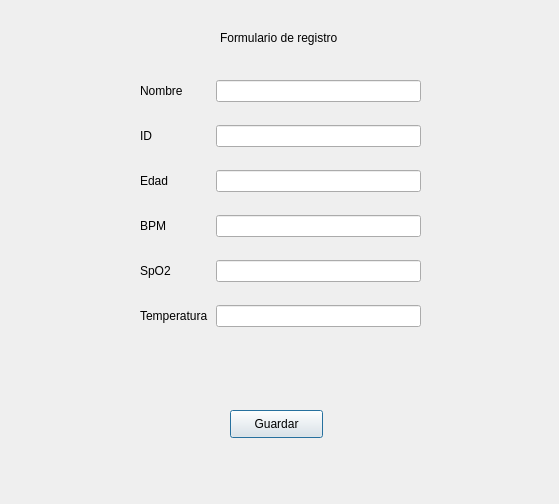
<?xml version="1.0" encoding="UTF-8"?>
<ui version="4.0">
 <class>Dialog</class>
 <widget class="QDialog" name="Dialog">
  <property name="geometry">
   <rect>
    <x>0</x>
    <y>0</y>
    <width>559</width>
    <height>504</height>
   </rect>
  </property>
  <property name="windowTitle">
   <string>Dialog</string>
  </property>
  <widget class="QWidget" name="formLayoutWidget">
   <property name="geometry">
    <rect>
     <x>140</x>
     <y>80</y>
     <width>281</width>
     <height>291</height>
    </rect>
   </property>
   <layout class="QFormLayout" name="formLayout">
    <property name="sizeConstraint">
     <enum>QLayout::SetDefaultConstraint</enum>
    </property>
    <property name="fieldGrowthPolicy">
     <enum>QFormLayout::ExpandingFieldsGrow</enum>
    </property>
    <property name="rowWrapPolicy">
     <enum>QFormLayout::DontWrapRows</enum>
    </property>
    <property name="horizontalSpacing">
     <number>8</number>
    </property>
    <property name="verticalSpacing">
     <number>23</number>
    </property>
    <property name="rightMargin">
     <number>0</number>
    </property>
    <item row="0" column="0">
     <widget class="QLabel" name="Nombre">
      <property name="text">
       <string>Nombre</string>
      </property>
     </widget>
    </item>
    <item row="0" column="1">
     <widget class="QLineEdit" name="campoNombre"/>
    </item>
    <item row="1" column="0">
     <widget class="QLabel" name="iDLabel">
      <property name="text">
       <string>ID</string>
      </property>
     </widget>
    </item>
    <item row="1" column="1">
     <widget class="QLineEdit" name="campoID"/>
    </item>
    <item row="2" column="0">
     <widget class="QLabel" name="edadLabel">
      <property name="text">
       <string>Edad</string>
      </property>
     </widget>
    </item>
    <item row="2" column="1">
     <widget class="QLineEdit" name="campoEdad"/>
    </item>
    <item row="3" column="0">
     <widget class="QLabel" name="bPMLabel">
      <property name="text">
       <string>BPM</string>
      </property>
     </widget>
    </item>
    <item row="3" column="1">
     <widget class="QLineEdit" name="campoBPM"/>
    </item>
    <item row="4" column="0">
     <widget class="QLabel" name="spO2Label">
      <property name="text">
       <string>SpO2</string>
      </property>
     </widget>
    </item>
    <item row="4" column="1">
     <widget class="QLineEdit" name="campoSpO2"/>
    </item>
    <item row="5" column="0">
     <widget class="QLabel" name="temperaturaLabel">
      <property name="text">
       <string>Temperatura</string>
      </property>
     </widget>
    </item>
    <item row="5" column="1">
     <widget class="QLineEdit" name="campoTemp"/>
    </item>
   </layout>
  </widget>
  <widget class="QPushButton" name="botonGuardar">
   <property name="geometry">
    <rect>
     <x>230</x>
     <y>410</y>
     <width>93</width>
     <height>28</height>
    </rect>
   </property>
   <property name="text">
    <string>Guardar</string>
   </property>
  </widget>
  <widget class="QLabel" name="label">
   <property name="geometry">
    <rect>
     <x>220</x>
     <y>30</y>
     <width>141</width>
     <height>16</height>
    </rect>
   </property>
   <property name="text">
    <string>Formulario de registro</string>
   </property>
  </widget>
 </widget>
 <resources/>
 <connections/>
</ui>
